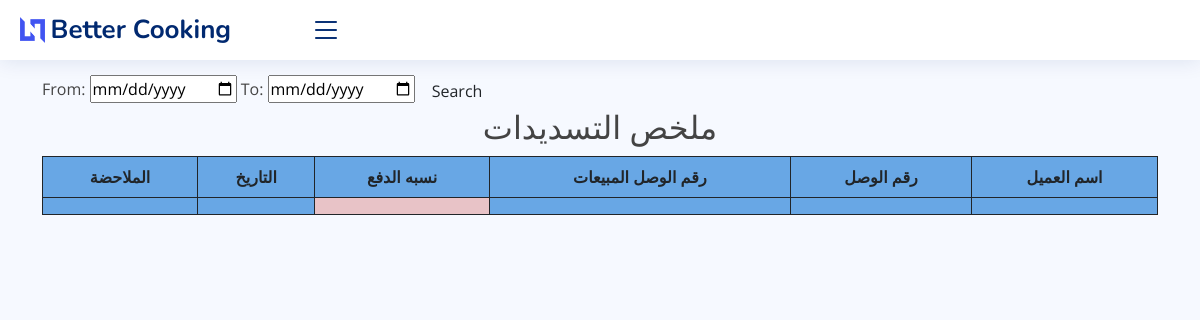
/payment_report, run on an earlier commit of the app's database.
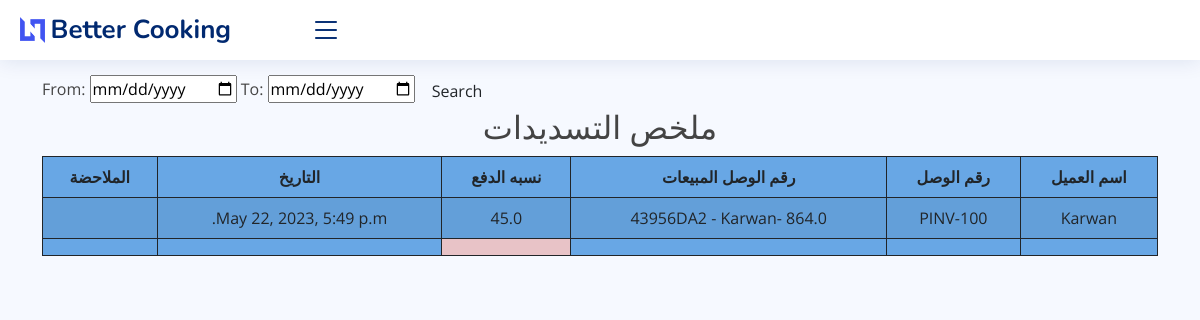
And on a later commit of the database.
### core/models.py (models this page shows, shortened)
class Payment_Entry(models.Model):
    Qst = (
        ('نقد', 'نقد'),
        ('قستی ١', 'قستی ١'),
        ('قستی ٢', 'قستی ٢'),
        ('قستی ٣ ', ' قستی ٣'),
        ('قستی ٤', 'قستی ٤'),
        ('قستی ٥', 'قستی ٥'),
        ('قستی ٦ ', ' قستی ٦'),
        ('قستی ٧', 'قستی ٧'),
        ('قستی ٨', 'قستی ٨'),
        ('قستی ٩ ', ' قستی ٩'),
        ('قستی ١٠', 'قستی ١٠'),
        ('قستی ١١', 'قستی ١١'),
        ('قستی ١٢ ', ' قستی ١٢'),
    )
    invoice_number = models.CharField(unique=True, editable=False, max_length=10)
    sales_invoice = models.ForeignKey(SaleInvoice, on_delete=models.CASCADE)
    q_type = models.CharField(max_length=10, verbose_name="Payment type", choices=Qst, blank=False)
    paid_amount = models.FloatField(validators=[MinValueValidator(0.01)], default=1)
    payment_date = models.DateTimeField(blank=False)
    note = models.CharField(max_length=100, blank=True)
    old_balance = models.DecimalField(max_digits=20, decimal_places=2, default=0, editable=False)
    class Meta:
        verbose_name_plural = 'إدخال الدفع'

class SaleInvoice(models.Model):
    STATUS = (
        ('مدفوع', 'مدفوع'),
        ('غير مدفوع', 'غير مدفوع'),
        ('المردود', 'المردود'),
    )
    invoice_number = models.CharField(max_length=8, unique=True, editable=False)
    customer_name = models.ForeignKey(Customer, on_delete=models.CASCADE)
    date = models.DateTimeField(auto_now_add=True)
    status = models.CharField(max_length=10, choices=STATUS, default='مدفوع')
    note = models.CharField(max_length=100, blank=True)
    updated_at = models.DateTimeField(auto_now=True)
    class Meta:
        verbose_name_plural = 'فاتورة البيع'
    def __str__(self):
        return f"{self.invoice_number} - {self.customer_name}- {self.total_sales_amount()}"
    def total_sales_amount(self):
        total_sales_amount = self.saleitem_set.aggregate(total=Sum('total_amt'))['total']
        return total_sales_amount or 0

class Customer(models.Model):
    customer_name = models.CharField(max_length=50, blank=True)
    customer_mobile = models.CharField(max_length=50, blank=True)
    customer_address = models.TextField(blank=True)
    city = models.CharField(max_length=50, blank=True)
    class Meta:
        verbose_name_plural = 'الزبائن'
    def __str__(self):
        return self.customer_name

### core/views.py (the view)
# urls.py: path('payment_report', views.payment_report, name="payment_report"),
def payment_report(request):
    payment_report = Payment_Entry.objects.select_related()
    myFilter = Purchase_Filter(request.GET, queryset=payment_report)
    payment_repoert = myFilter.qs
    context = {'payment_report': payment_report, 'myFilter': myFilter}
    return render(request, 'core/reports/payment_report.html', context)

### core/templates/core/reports/payment_report.html (shortened to what this page needs)
{% extends 'core/base.html' %}
{% block content %}
    <br>
    <br> <br>
    <form class="form-a">
        From: <input type="date" value={{ myFilter.form.max_date }}</input>
        To: <input type="date" value={{ myFilter.form.min_date }}</input>
        <button type="submit" class="btn btn-b">Search</button>
    </form>
    <h2 class="text-center"> ملخص التسديدات </h2>
    <table id="example2" class="table table-striped" style="background-color: #68a7e5">
        <thead>
        <tr>
            <th>اسم العميل</th>
            <th>رقم الوصل</th>
            <th>رقم الوصل المبیعات</th>
            <th>نسبە الدفع</th>
            <th>التاريخ</th>
            <th>الملاحضة</th>
        </tr>
        </thead>
        <tbody>
        {% for i in  payment_report %}
            <tr>
                <td>{{ i.sales_invoice.customer_name }}</td>
                <td>{{ i.invoice_number }}</td>
                <td>{{ i.sales_invoice }}</td>
                <td>{{ i.paid_amount }}</td>
                <td>{{ i.payment_date }}</td>
                <td>{{ i.note }}</td>
            </tr>
        {% endfor %}
        </tbody>
        <tfoot>
        <th></th>
        <th></th>
        <th></th>
        <th style="background-color: #e8c3c7"></th>
        <th></th>
        <th></th>
        </tfoot>
    </table>
{% endblock %}

What changed in the data, as far as the page shows it:
added Payment_Entry: sales_invoice.customer_name "Karwan", invoice_number "PINV-100", sales_invoice "43956DA2 - Karwan- 864.0", paid_amount "45.0", payment_date "May 22, 2023, 5:49 p.m."
